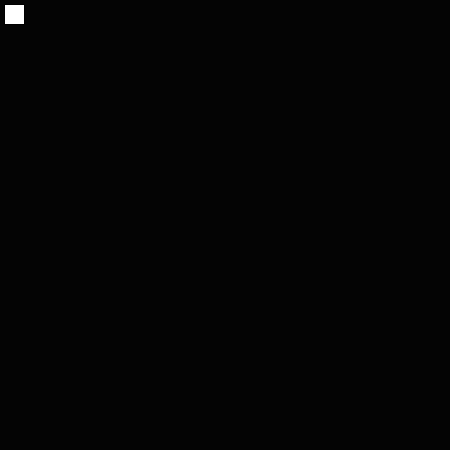
Frame 1 (no input)
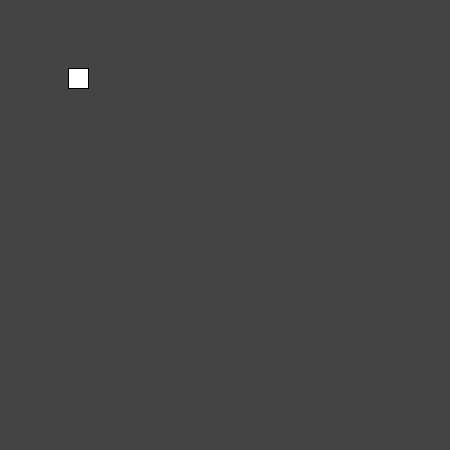
Frame 60 (the mouse pressed at the canvas centre just before this capture)
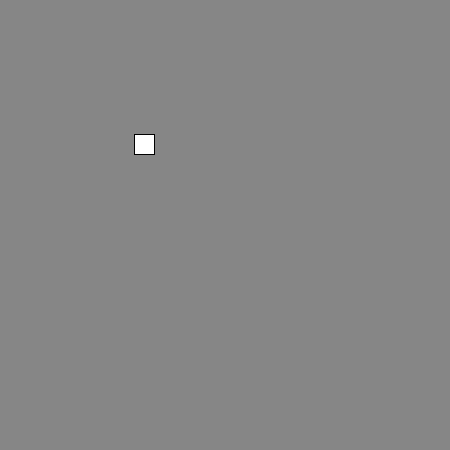
Frame 120 (the mouse held since frame 60 and released just before this capture)

The Processing sketch that drew these frames (run headless with seeded random() and noise(); from frame 60 on, the mouse is pressed at the canvas centre):

// Processing sketch: colorCycle
// ── colorCycle.pde

int a=3;
float n=3.141592;
String txt = "processing...";

void setup() {
  println("Start");
  size(450,450);
  frameRate(30);
}

void draw() {
  n+=1.093383;
  println(txt + " " + n);
  background(n % 255);
  rect(n,n,20,20);
}
